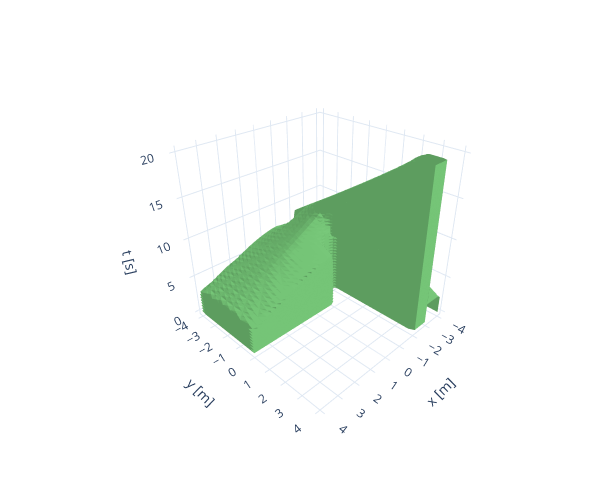

Notebook code cell kept with this figure:
### Code cell
plot3D_levelset(impl.project_onto(out1, 0, 1, 2, union=True),
                min_bounds=[0, *min_bounds_state[:2]],
                max_bounds=[20, *max_bounds_state[:2]])

# plot3D_levelset(impl.project_onto(out1, 0, 3, 4),
#                 min_bounds=[0, *min_bounds[2:4]],
#                 max_bounds=[10, *max_bounds[2:4]])

### Figure 1 — Plotly figure (JSON) as saved in the notebook; plotly's stock layout.template omitted (floating-point values rounded to 4 significant figures; data arrays with more than 128 entries replaced by an {"elided": "..."} marker saying what was removed)
{"data": [{"caps": {"x": {"show": false}, "y": {"show": false}, "z": {"show": false}}, "colorscale": [[0, "rgb(247,252,245)"], [0.125, "rgb(229,245,224)"], [0.25, "rgb(199,233,192)"], [0.375, "rgb(161,217,155)"], [0.5, "rgb(116,196,118)"], [0.625, "rgb(65,171,93)"], [0.75, "rgb(35,139,69)"], [0.875, "rgb(0,109,44)"], [1, "rgb(0,68,27)"]], "isomax": 0, "isomin": 0, "showscale": false, "surface": {"count": 1}, "type": "isosurface", "value": {"elided": "97061 float values"}, "x": {"elided": "97061 float values"}, "y": {"elided": "97061 float values"}, "z": {"elided": "97061 float values"}}], "layout": {"height": 500, "margin": {"b": 60, "l": 60, "r": 20, "t": 40}, "paper_bgcolor": "rgba(255, 255, 255, 1)", "plot_bgcolor": "rgba(250, 250, 250, 1)", "scene": {"aspectmode": "cube", "camera": {"eye": {"x": 1.531, "y": 1.531, "z": 1.25}}, "xaxis": {"title": {"text": "x [m]"}}, "yaxis": {"title": {"text": "y [m]"}}, "zaxis": {"title": {"text": "t [s]"}}}, "width": 600, "xaxis": {"gridcolor": "rgba(0, 0, 0, 0.1)", "linecolor": "rgba(0, 0, 0, 0.3)", "linewidth": 2, "zerolinecolor": "rgba(0, 0, 0, 0.3)"}, "yaxis": {"gridcolor": "rgba(0, 0, 0, 0.1)", "linecolor": "rgba(0, 0, 0, 0.3)", "linewidth": 2, "zerolinecolor": "rgba(0, 0, 0, 0.3)"}}}
